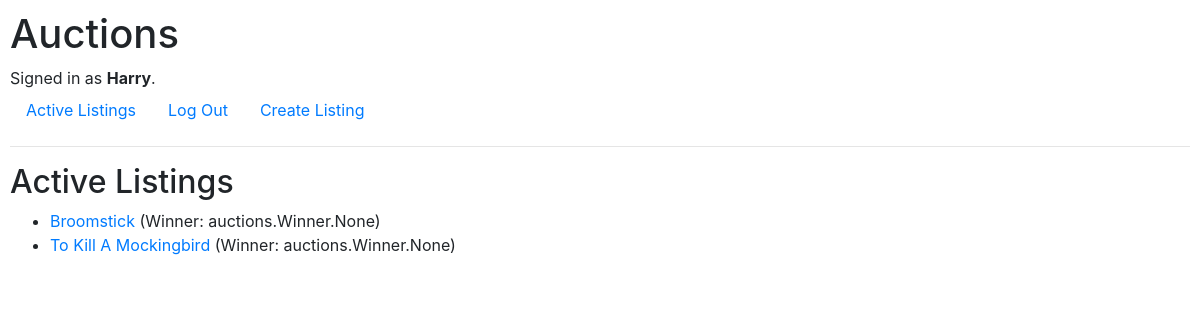
The app's page / (signed in) with its own data.
### auctions/models.py (models this page shows, shortened)
class User(AbstractUser):
    username = models.CharField(max_length=64, unique=True)
    email = models.EmailField(max_length=64)
    password = models.CharField(max_length=64)
    watchlist = models.ManyToManyField('Listing', blank=True, related_name='watchlist')

class Listing(models.Model):
    title = models.CharField(max_length=64)
    description = models.TextField()
    starting_bid = models.DecimalField(max_digits=10, decimal_places=2)
    image = models.URLField(blank=True)
    category = models.CharField(max_length=64, blank=True)
    created_by = models.ForeignKey(User, on_delete=models.CASCADE, related_name='listings')
    is_active = models.BooleanField(default=True)

### auctions/views.py (the view)
# urls.py: path("", views.index, name="index"),
def index(request):
    if request.user.is_authenticated:
        return render(request, "auctions/index.html", {
            "listings": Listing.objects.all(),
            "watchlist": User.objects.get(pk=request.user.id).watchlist.all()
        })
    else:
        return render(request, "auctions/index.html", {
            "listings": Listing.objects.all()
        })

### auctions/templates/auctions/index.html
{% extends "auctions/layout.html" %}
{% block body %}
    <h2>Active Listings</h2>
    <ul>
        {% for listing in listings %}
            <li>
                <a href="{% url 'auctions:listing' listing.id %}">{{ listing.title }}</a>
                {% if listing.winner %}
                    (Winner: {{ listing.winner }})
                {% endif %}
        {% endfor %}
{% endblock %}

### auctions/templates/auctions/layout.html (shortened to what this page needs)
{% load static %}
<!DOCTYPE html>
<html lang="en">
    <head>
        <link rel="stylesheet" href="https://stackpath.bootstrapcdn.com/bootstrap/4.4.1/css/bootstrap.min.css">
        <link href="{% static 'auctions/styles.css' %}" rel="stylesheet">
    </head>
    <body>
        <h1>Auctions</h1>
        <div>
            {% if user.is_authenticated %}
                Signed in as <strong>{{ user.username }}</strong>.
            {% else %}
                Not signed in.
            {% endif %}
        </div>
        <ul class="nav">
            <li class="nav-item">
                <a class="nav-link" href="{% url 'auctions:index' %}">Active Listings</a>
            </li>
            {% if user.is_authenticated %}
                <li class="nav-item">
                    <a class="nav-link" href="{% url 'auctions:logout' %}">Log Out</a>
                </li>
                <li class="nav-item">
                    <a class="nav-link" href="{% url 'auctions:create' %}">Create Listing</a>
                </li>
            {% endif %}
        </ul>
        <hr>
        {% block body %}
        {% endblock %}
    </body>
</html>

### auctions/static/auctions/styles.css (style rules this page uses)
body { padding: 10px; }

### records on screen
User: username "Harry"
Listing: title "Broomstick", winner "auctions.Winner.None"
Listing: title "To Kill A Mockingbird", winner "auctions.Winner.None"
